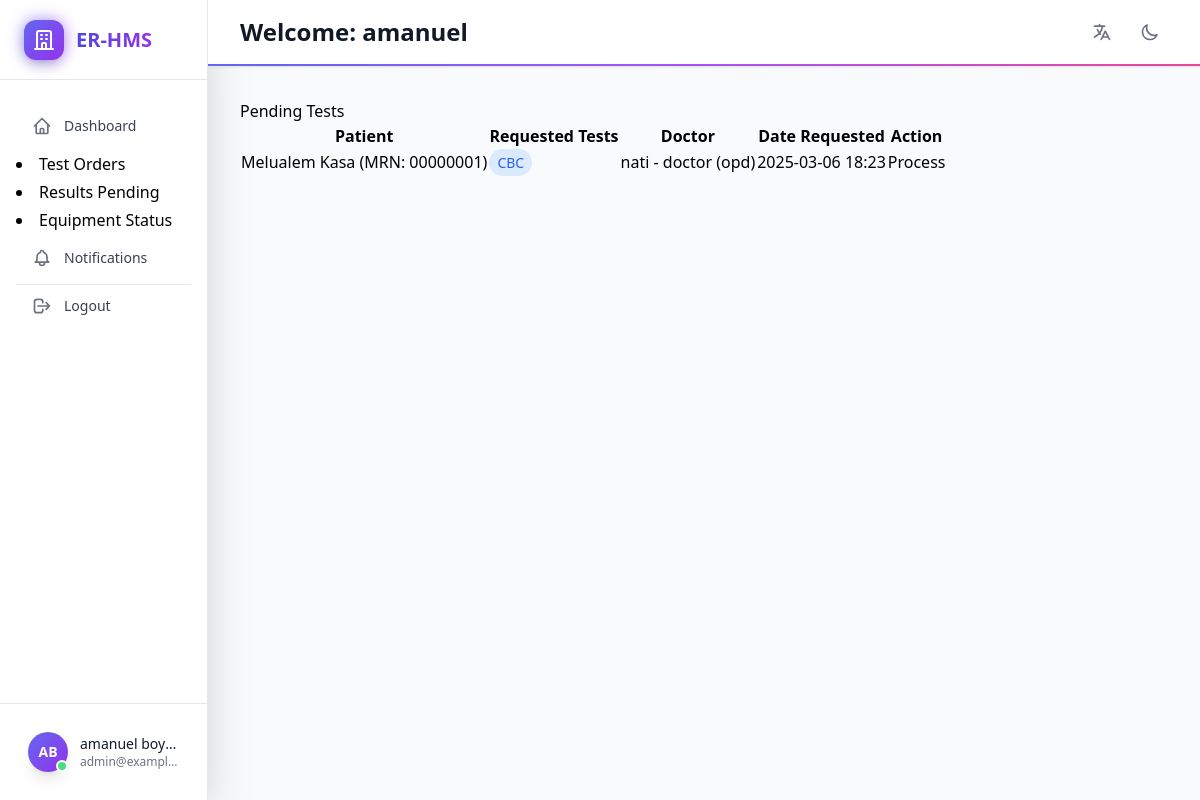
/clinic/lab_technician/ (signed in), run on the app's committed database.
### accounts/models.py (models this page shows, shortened)
class Staff(AbstractUser):
    phone_number = models.CharField(max_length=15)
    ROLE_CHOICES = [
        ('doctor', 'Doctor'),
        ('nurse', 'Nurse'),
        ('receptionist', 'Receptionist'),
        ('lab_technician', 'Lab Technician'),
        ('pharmacist', 'Pharmacist'),
        ('admin', 'Administrator'),
        ('finance', 'Finance'),
        ('cashier', 'Cashier'),
    ]
    DEPARTMENT_CHOICES = [
        ('registrar', 'Registrar'),
        ('er', 'Emergency Room'),
        ('opd', 'Outpatient Department'),
        ('ipd', 'Inpatient Department'),
        ('mch', 'Mother and Child Department'),
        ('lab', 'Laboratory'),
        ('pharmacy', 'Pharmacy'),
        ('admin', 'Administration'),
        ('finance', 'Finance'),
    ]
    role = models.CharField(max_length=20, choices=ROLE_CHOICES)
    department = models.CharField(max_length=20, choices=DEPARTMENT_CHOICES)
    middle_name = models.CharField(max_length=20)
    def __str__(self):
    	return f"{self.username} - {self.role} ({self.department})"

### hospital_app/models.py (models this page shows, shortened)
class LabTestRequest(models.Model):
    STATUS_CHOICES = [
        ('requested', 'Requested'),
        ('processing', 'Processing'),
        ('completed', 'Completed'),
        ('rejected', 'Rejected'),
    ]
    is_urgent = models.BooleanField(default=False)
    visit = models.ForeignKey(Visit, on_delete=models.CASCADE, related_name="lab_requests")
    requested_by = models.ForeignKey(settings.AUTH_USER_MODEL, on_delete=models.SET_NULL, null=True, related_name="lab_requests")
    requested_at = models.DateTimeField(auto_now_add=True)
    status = models.CharField(max_length=20, choices=STATUS_CHOICES, default='requested')
    notes = models.TextField(blank=True, null=True)
    tests = models.ManyToManyField(LabTest, related_name="lab_test_requests")  # Many-to-many relationship with LabTest
    is_payed = models.BooleanField(default=False)
    class Meta:
        ordering = ['-requested_at']

class Visit(models.Model):
    URGENCY_CHOICES = [('urgent', 'Urgent'), ('non_urgent', 'Non-Urgent')]
    patient = models.ForeignKey(Patient, on_delete=models.CASCADE, related_name='visits')
    visit_date = models.DateTimeField(auto_now_add=True)
    chief_complaint = models.TextField(null=True, blank=True)  # C/C
    urgency = models.CharField(max_length=20, choices=URGENCY_CHOICES, default='non_urgent')
    history_of_present_illness = models.TextField(null=True, blank=True)  # HPI
    physical_examination = models.TextField(null=True, blank=True)  # P/E
    investigations = models.TextField(null=True, blank=True)  # Ix
    management_plan = models.TextField(null=True, blank=True)  # Mx
    clinical_diagnosis = models.TextField(null=True, blank=True)  # Clinical Dx
    treatment_plan = models.TextField(null=True, blank=True)  # Treatment Dx
    advice = models.TextField(null=True, blank=True)
    next_appointment_date = models.DateField(blank=True, null=True)
    attending_physician = models.ForeignKey(settings.AUTH_USER_MODEL, on_delete=models.SET_NULL, null=True, blank=True, limit_choices_to={'role': 'doctor'})
    physician_signature = models.CharField(max_length=100, blank=True)
    is_active = models.BooleanField(default=True)  # Mark visit as active by default
    status = models.CharField(
        max_length=20,
        choices=[
            ('pending_payment', 'Pending Payment'),
            ('triage', 'Triage'),
            ('ward_transfer', 'Transferred to Ward'),
            ('seen', 'Seen'),
            ('sent_to_lab', 'Sent to Lab'),
            ('sys_exam', 'System Examination'),
            ('prescribed', 'Prescribed'),
            ('completed', 'Completed'),
        ],
        default='pending_payment'
    )
    assigned_ward = models.CharField(
        max_length=20,
        choices=[
            ('ipd', 'In Patient Department'),
            ('opd', 'Out Patient Department'),
            ('er', 'Emergency')
        ],
        default='opd'
        )

class LabTest(models.Model):
    category = models.ForeignKey(LabTestCategory, on_delete=models.CASCADE, related_name="tests")
    name = models.CharField(max_length=100, unique=True)
    description = models.TextField(blank=True, null=True)
    price = models.DecimalField(max_digits=10, decimal_places=2, default=0.00)

### registrar/models.py (models this page shows, shortened)
class Patient(models.Model):
    GENDER_CHOICES = [('M', 'Male'), ('F', 'Female')]
    record_no = models.CharField(max_length=8, unique=True, editable=False)
    first_name = models.CharField(max_length=100)
    middle_name = models.CharField(max_length=100)
    last_name = models.CharField(max_length=100)
    dob = models.DateField()  # Date of Birth
    age = models.PositiveIntegerField()
    gender = models.CharField(max_length=1, choices=GENDER_CHOICES, default='M')
    phone = models.CharField(max_length=15)
    address = models.ForeignKey(Address, on_delete=models.CASCADE)
    national_id = models.CharField(max_length=20, unique=True, null=True, blank=True)
    created_at = models.DateTimeField(auto_now_add=True)
    def __str__(self):
        return f"{self.first_name} {self.middle_name} (MRN: {self.record_no})"

### hospital_app/views.py (the view)
# urls.py: path('lab_technician/', views.pending_lab_requests, name='lab_dashboard'),
@login_required
def pending_lab_requests(request):
    pending_tests = LabTestRequest.objects.filter(status="requested").select_related('visit__patient')
    return render(request, "pending_lab_requests.html", {"pending_tests": pending_tests})

### hospital_app/templates/pending_lab_requests.html
{% extends "dashboard_base.html" %}
{% block page_title %}Welcome: {{ user.first_name }}{% endblock %}
{% block sidebar_items %}
    <li class="nav-item">
        <a class="nav-link" href="#">
            Test Orders
        </a>
    </li>
    <li class="nav-item">
        <a class="nav-link" href="#">
            Results Pending
        </a>
    </li>
    <li class="nav-item">
        <a class="nav-link" href="#">
            Equipment Status
        </a>
    </li>
{% endblock %}
{% block dashboard_content %}
<div class="row">
    <div class="col-12">
        <h4>Pending Tests</h4>
        {% if pending_tests %}
        <div class="table-responsive">
            <table class="table table-hover">
                <thead class="table-danger">
                    <tr>
                    <tr>
                    <th>Patient</th>
                    <th>Requested Tests</th>
                    <th>Doctor</th>
                    <th>Date Requested</th>
                    <th>Action</th>
                </tr>
                </thead>
                <tbody>
                    {% for test in pending_tests %}
                <tr>
                    <td>{{ test.visit.patient }}</td>
                    <td>
                        {% for t in test.tests.all %}
                            <span class="bg-blue-100 text-blue-600 px-2 py-1 rounded-full text-sm">{{ t.name }}</span>
                        {% endfor %}
                    </td>
                    <td>{{ test.requested_by }}</td>
                    <td>{{ test.requested_at|date:"Y-m-d H:i" }}</td>
                    <td>
                        <a class="btn btn-info" href="{% url 'submit_lab_result' test.id %}">
                            Process
                        </a>
                    </td>
                </tr>
                {% endfor %}
                </tbody>
            </table>
        </div>
        {% else %}
        <p>No pending lab test requests.</p>
    {% endif %}
    </div>
</div>
{% endblock %}

### accounts/templates/dashboard_base.html (shortened to what this page needs)
{% extends "generic_base.html" %}
{% load i18n %}
{% block content %}
<div class="min-h-screen">
    <div class="flex h-screen overflow-hidden">
        <aside class="hidden md:flex md:flex-shrink-0 sidebar-transition">
            <div class="flex flex-col w-52 bg-white dark:bg-gray-800 shadow-2xl dark:shadow-gray-900/30 border-r border-gray-200 dark:border-gray-700">
                <div class="flex items-center justify-between h-20 px-6 border-b border-gray-200 dark:border-gray-700">
                    <div class="flex items-center space-x-3 group cursor-pointer">
                        <div class="relative">
                            <div class="absolute inset-0 bg-gradient-to-r from-indigo-500 to-purple-500 rounded-xl blur opacity-75 group-hover:opacity-100 transition-opacity duration-300"></div>
                            <div class="relative w-10 h-10 bg-gradient-to-br from-indigo-500 to-purple-600 rounded-xl flex items-center justify-center shadow-lg transform transition-all duration-300 group-hover:scale-110">
                                <svg class="w-6 h-6 text-white" fill="none" stroke="currentColor" viewBox="0 0 24 24">
                                    <path stroke-linecap="round" stroke-linejoin="round" stroke-width="2" d="M19 21V5a2 2 0 00-2-2H7a2 2 0 00-2 2v16m14 0h2m-2 0h-5m-9 0H3m2 0h5M9 7h1m-1 4h1m4-4h1m-1 4h1m-5 10v-5a1 1 0 011-1h2a1 1 0 011 1v5m-4 0h4"></path>
                                </svg>
                            </div>
                        </div>
                        <span class="text-xl font-bold bg-gradient-to-r from-indigo-600 to-purple-600 dark:from-indigo-400 dark:to-purple-400 bg-clip-text text-transparent">
                        </span>
                    </div>
                </div>
                <div class="flex-1 flex flex-col overflow-y-auto">
                    <nav class="flex-1 px-4 py-6 space-y-1">
                        <a href="{% url 'dashboard' %}"
                           class="sidebar-link group flex items-center px-4 py-3 text-sm font-medium rounded-xl transition-all duration-300 hover:bg-gray-100 dark:hover:bg-gray-700 hover:translate-x-1">
                            <span class="text-gray-700 dark:text-gray-200 group-hover:text-indigo-600 dark:group-hover:text-indigo-400">{% trans "Dashboard" %}</span>
                        </a>
                        {% block sidebar_items %}
                        {% endblock %}
                        <a href="{% url 'notifications' %}"
                           class="sidebar-link group flex items-center px-4 py-3 text-sm font-medium rounded-xl transition-all duration-300 hover:bg-gray-100 dark:hover:bg-gray-700 hover:translate-x-1 relative">
                            <span class="text-gray-700 dark:text-gray-200 group-hover:text-indigo-600 dark:group-hover:text-indigo-400">{% trans "Notifications" %}</span>
                        </a>
                        <div class="relative my-6">
                            <div class="absolute inset-0 flex items-center">
                                <div class="w-full border-t border-gray-200 dark:border-gray-700"></div>
                            </div>
                        </div>
                        <a href="{% url 'logout' %}"
                           class="sidebar-link group flex items-center px-4 py-3 text-sm font-medium rounded-xl transition-all duration-300 hover:bg-red-50 dark:hover:bg-red-900/20 hover:translate-x-1">
                            <span class="text-gray-700 dark:text-gray-200 group-hover:text-red-600 dark:group-hover:text-red-400">{% trans "Logout" %}</span>
                        </a>
                    </nav>
                </div>
                <div class="flex-shrink-0 p-4 border-t border-gray-200 dark:border-gray-700">
                    <div class="group relative">
                        <div class="relative flex items-center space-x-3 p-3 rounded-xl cursor-pointer hover:bg-gray-50 dark:hover:bg-gray-700 transition-all duration-300">
                            <div class="relative">
                                <div class="w-10 h-10 bg-gradient-to-br from-indigo-500 to-purple-600 rounded-full flex items-center justify-center shadow-lg">
                                    <span class="text-white text-sm font-bold">{{ user.first_name|first|upper }}{{ user.last_name|first|upper }}</span>
                                </div>
                                <div class="absolute bottom-0 right-0 w-3 h-3 bg-green-400 rounded-full border-2 border-white dark:border-gray-800 animate-pulse"></div>
                            </div>
                            <div class="flex-1 min-w-0">
                                <p class="text-sm font-medium text-gray-900 dark:text-white truncate">{{ user.get_full_name }}</p>
                                <p class="text-xs text-gray-500 dark:text-gray-400 truncate">{{ user.email }}</p>
                            </div>
                        </div>
                    </div>
                </div>
            </div>
        </aside>
        <div class="flex-1 flex flex-col overflow-hidden">
            <header class="bg-white dark:bg-gray-800 shadow-sm border-b border-gray-200 dark:border-gray-700 sticky top-0 z-30">
                <div class="px-4 sm:px-6 lg:px-8">
                    <div class="flex justify-between items-center h-16">
                        <div class="flex-1 flex items-center justify-center md:justify-start">
                            <h1 class="text-xl md:text-2xl font-bold text-gray-900 dark:text-white">
                                {% block page_title %}Dashboard{% endblock %}
                            </h1>
                        </div>
                        <div class="flex items-center space-x-3">
                            <div class="relative">
                                <button id="language-button" class="p-2 rounded-lg text-gray-500 hover:text-gray-700 dark:text-gray-400 dark:hover:text-gray-200 hover:bg-gray-100 dark:hover:bg-gray-700 transition-all duration-300">
                                    <svg class="h-5 w-5" fill="none" stroke="currentColor" viewBox="0 0 24 24">
                                        <path stroke-linecap="round" stroke-linejoin="round" stroke-width="2" d="M3 5h12M9 3v2m1.048 9.5A18.022 18.022 0 016.412 9m6.088 9h7M11 21l5-10 5 10M12.751 5C11.783 10.77 8.07 15.61 3 18.129"></path>
                                    </svg>
                                </button>
                                    {% get_current_language as LANGUAGE_CODE %}
                                    {% get_available_languages as LANGUAGES %}
                                    {% get_language_info_list for LANGUAGES as languages %}
                            </div>
                            <div class="relative">
                                <button id="theme-button" class="p-2 rounded-lg text-gray-500 hover:text-gray-700 dark:text-gray-400 dark:hover:text-gray-200 hover:bg-gray-100 dark:hover:bg-gray-700 transition-all duration-300">
                                    <svg id="theme-icon-dark" class="h-5 w-5 block dark:hidden" fill="none" stroke="currentColor" viewBox="0 0 24 24">
                                        <path stroke-linecap="round" stroke-linejoin="round" stroke-width="2" d="M20.354 15.354A9 9 0 018.646 3.646 9.003 9.003 0 0012 21a9.003 9.003 0 008.354-5.646z"></path>
                                    </svg>
                                </button>
                            </div>
                        </div>
                    </div>
                </div>
                <div class="h-0.5 bg-gradient-to-r from-indigo-500 via-purple-500 to-pink-500 transform scale-x-0 animate-expand-width origin-left"></div>
            </header>
            <main class="flex-1 overflow-y-auto">
                <div class="px-4 sm:px-6 lg:px-8 py-8">
                    {% block dashboard_content %}{% endblock %}
                </div>
            </main>
        </div>
    </div>
</div>
{% endblock %}

### accounts/templates/generic_base.html (style rules this page uses)
.theme-transition { transition: background-color 0.3s ease, color 0.2s ease; }
* { transition-property: background-color, border-color, color, fill, stroke; transition-timing-function: cubic-bezier(0.4, 0, 0.2, 1); transition-duration: 150ms; }

### accounts/templates/dashboard_base.html (style rules this page uses)
.sidebar-transition { transition: all 0.3s cubic-bezier(0.4, 0, 0.2, 1); }
.animate-expand-width { animation: expandWidth 0.8s ease-out forwards; }
.animate-pulse { animation: pulse 2s cubic-bezier(0.4, 0, 0.6, 1) infinite; }

### data on the page
Staff: first_name|first "A", last_name|first "B", get_full_name "amanuel boy…", email "admin@exampl…", first_name "amanuel"
LabTestRequest: visit.patient "Melualem Kasa (MRN: 00000001)", requested_by "nati - doctor (opd)", requested_at "2025-03-06 18:23"
LabTest: name "CBC"
